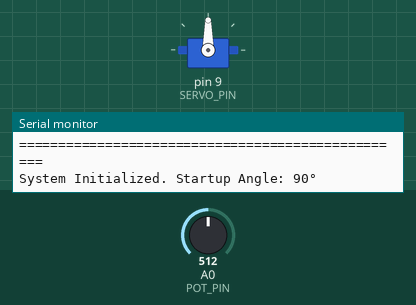
The sketch below on a simulated Arduino Uno, built with avr-gcc and run on an emulated ATmega328P. Parts: servo, the last lines printed to the serial monitor. The inputs (shaded band) are chosen by the test bench; at power-on: A0 (POT_PIN) = 512.

Above: at 1.3 s.
1.4 s: A0 (POT_PIN) set to 716
At 2.0 s:
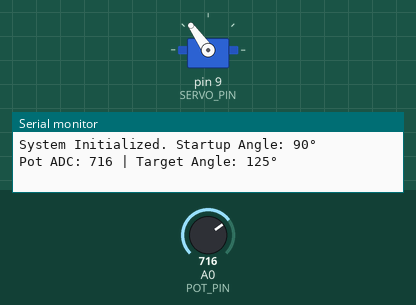
2.9 s: A0 (POT_PIN) set to 900
At 3.2 s:
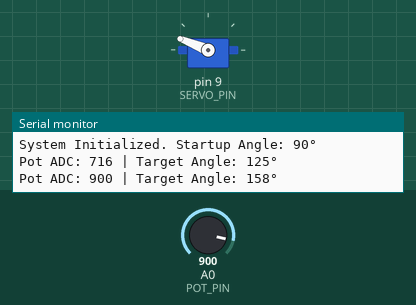
4.4 s: A0 (POT_PIN) set to 1023
At 5.6 s:
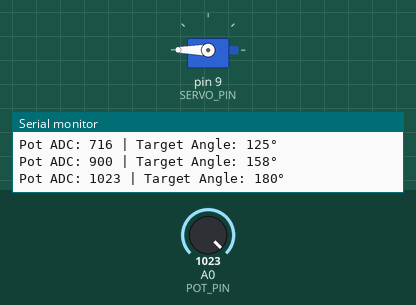
5.9 s: A0 (POT_PIN) set to 306
At 6.8 s:
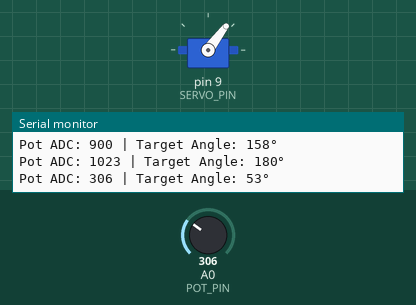
7.4 s: A0 (POT_PIN) set to 122
At 7.9 s:
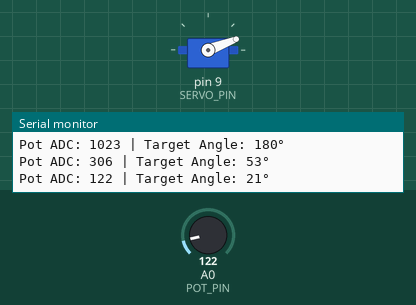
8.9 s: A0 (POT_PIN) set to 0
At 10.3 s:
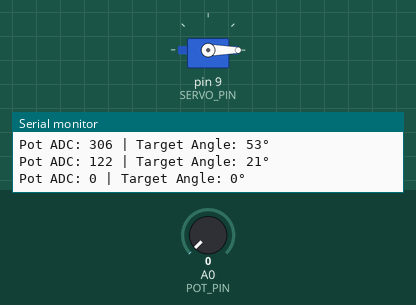
Timing chart, 0 to 11.4 s (numbered marks = the images above; inputs shaded):
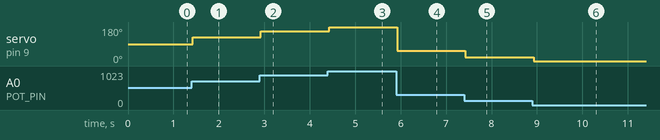

Measured:
- after the input at 1.4 s, servo on pin 9 (SERVO_PIN): 90° → 125° at once
- after the input at 2.9 s, servo on pin 9 (SERVO_PIN): 125° → 158° at once
- after the input at 4.4 s, servo on pin 9 (SERVO_PIN): 158° → 180° at once
- after the input at 5.9 s, servo on pin 9 (SERVO_PIN): 180° → 53° at once
- after the input at 7.4 s, servo on pin 9 (SERVO_PIN): 53° → 21° at once
- after the input at 8.9 s, servo on pin 9 (SERVO_PIN): 21° → 0° at once

The sketch:

Day_12_Pot_Servo.ino
```cpp
/*
 * 100 Projects with Arduino - Day 12
 * Project: Potentiometer-Controlled Servo Motor (Jitter Filtering & Control Loops)
 *
 * DESCRIPTION:
 * This project interfaces a rotary potentiometer to manually steer a servo motor's output angle.
 * To implement professional mechatronics standards, this sketch features:
 * 1. Scheduled Sampling: The analog input is sampled at a stable 33 Hz rate using a non-blocking
 *    millis() timer.
 * 2. Deadband Noise Filter: A software threshold (deadband) filters out tiny ADC fluctuations
 *    (electrical noise) from the potentiometer. This prevents the servo motor from constantly
 * humming, grinding, vibrating, and drawing excessive current when the dial is held still.
 *
 * THEORY OF OPERATION:
 * 1. The potentiometer outputs a variable DC voltage (0V to 5V) to pin A0 based on shaft position.
 * 2. The Arduino ADC converts this to a 10-bit integer (0 to 1023).
 * 3. In standard examples, you see: `servo.write(map(analogRead(0), 0, 1023, 0, 180));`
 *    This has two bugs in real mechatronic systems:
 *    - Jitter: The last bit of the ADC fluctuates naturally due to noise. If 512 oscillates to 513,
 *      the servo receives continuous micro-step adjustments, causing it to buzz, overheat, and
 * fail.
 *    - Blocking: High speed polling wastes CPU.
 * 4. We solve this by introducing a DEADBAND constant. We calculate: `abs(currentRead - lastRead)`.
 *    If the change is less than 4 units (approx 0.4% change), we discard it as noise and make no
 * adjustments.
 *
 * WIRING:
 * - Potentiometer Pin 1 (Outer left)  -> Arduino 5V
 * - Potentiometer Pin 2 (Middle wiper)-> Arduino Analog A0
 * - Potentiometer Pin 3 (Outer right) -> Arduino GND
 * - Servo Signal (Orange/Yellow)      -> Arduino Pin 9
 * - Servo Power (Red)                 -> Arduino 5V (or external 5V-6V supply)
 * - Servo Ground (Brown/Black)        -> Arduino GND
 */

#include <Servo.h>

// --- PIN DEFINITIONS ---
const int POT_PIN = A0;   // Analog pin connected to potentiometer wiper
const int SERVO_PIN = 9;  // Digital output pin connected to servo signal

// --- CONTROL PARAMETERS ---
const int DEADBAND = 4;  // Noise filter threshold. Adjustments under 4 ADC units are ignored.
const unsigned long sampleDelay = 30;  // Time in ms between potentiometer reads (30ms = 33Hz)

// --- SERVO OBJECT ---
Servo myServo;

// --- STATE VARIABLES ---
int lastPotValue = 0;              // Remembers the last stable potentiometer reading
int currentAngle = 0;              // Tracks the current angle of the servo
unsigned long lastSampleTime = 0;  // Tracks the timing of our non-blocking scheduler

void setup() {
  // Initialize Serial Monitor
  Serial.begin(9600);

  // Attach servo to control pin
  myServo.attach(SERVO_PIN);

  // Read initial potentiometer position to calibrate startup angle
  lastPotValue = analogRead(POT_PIN);
  currentAngle = map(lastPotValue, 0, 1023, 0, 180);
  myServo.write(currentAngle);

  Serial.println("==================================================");
  Serial.println("Day 12: Potentiometer-Controlled Servo Motor");
  Serial.println("==================================================");
  Serial.print("System Initialized. Startup Angle: ");
  Serial.print(currentAngle);
  Serial.println("°");
}

void loop() {
  unsigned long currentTime = millis();

  // Step 1: Sample potentiometer at a scheduled rate (every 30ms)
  if (currentTime - lastSampleTime >= sampleDelay) {
    lastSampleTime = currentTime;

    // Read raw ADC value (0 - 1023)
    int potValue = analogRead(POT_PIN);

    // Step 2: Calculate absolute difference to verify if change exceeds the deadband
    // abs() returns the positive difference (e.g. abs(-5) = 5)
    if (abs(potValue - lastPotValue) > DEADBAND) {
      // Step 3: Map the new ADC value to target servo angle (0 - 180)
      int targetAngle = map(potValue, 0, 1023, 0, 180);

      // Step 4: If the mapped angle has changed, execute position update
      if (targetAngle != currentAngle) {
        currentAngle = targetAngle;
        myServo.write(currentAngle);

        // Log telemetry
        Serial.print("Pot ADC: ");
        Serial.print(potValue);
        Serial.print(" | Target Angle: ");
        Serial.print(currentAngle);
        Serial.println("°");
      }

      // Record this reading as our new baseline for comparison
      lastPotValue = potValue;
    }
  }

  // Non-blocking loop - you can run PID calculations or read other sensors here!
}
```
